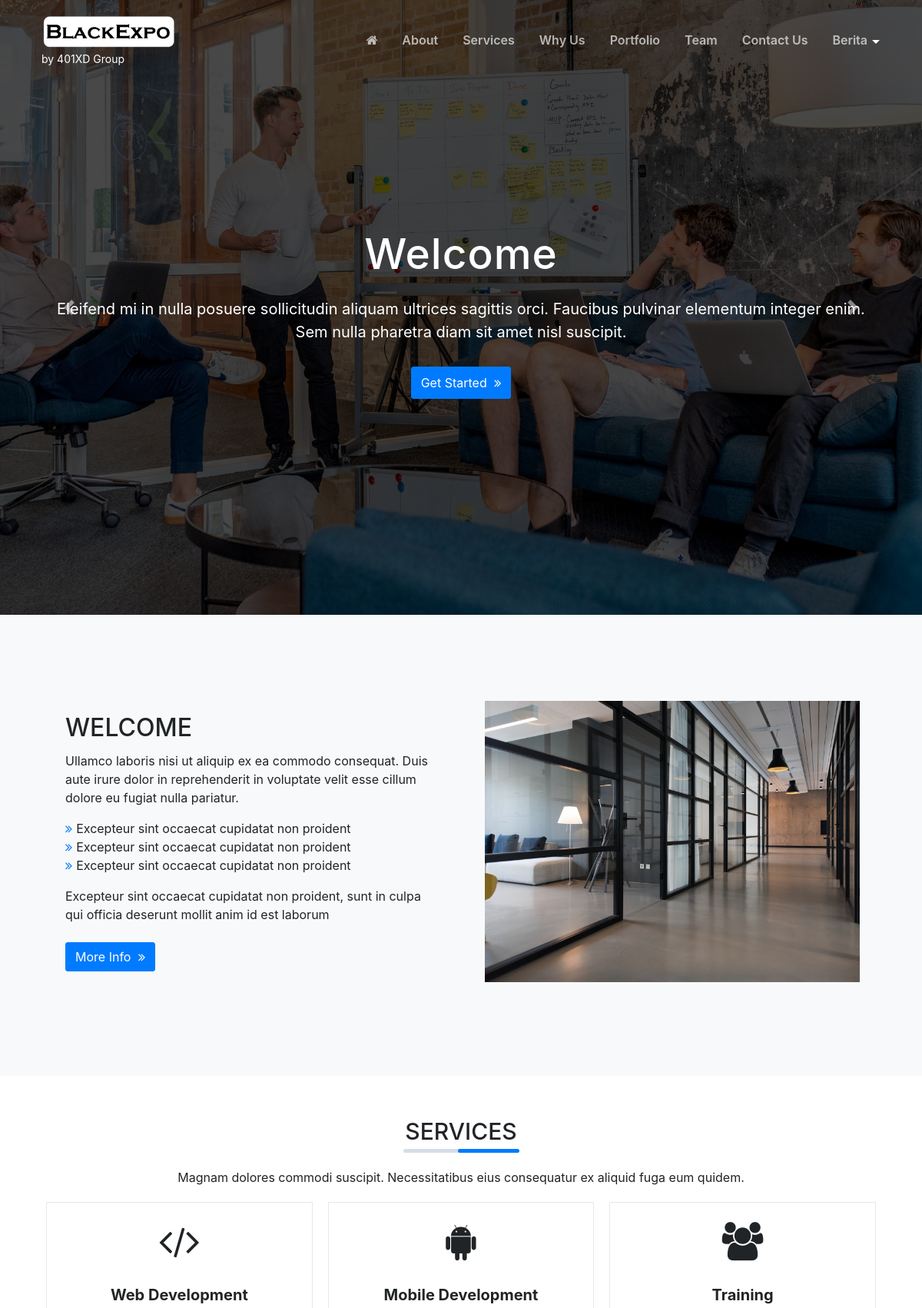
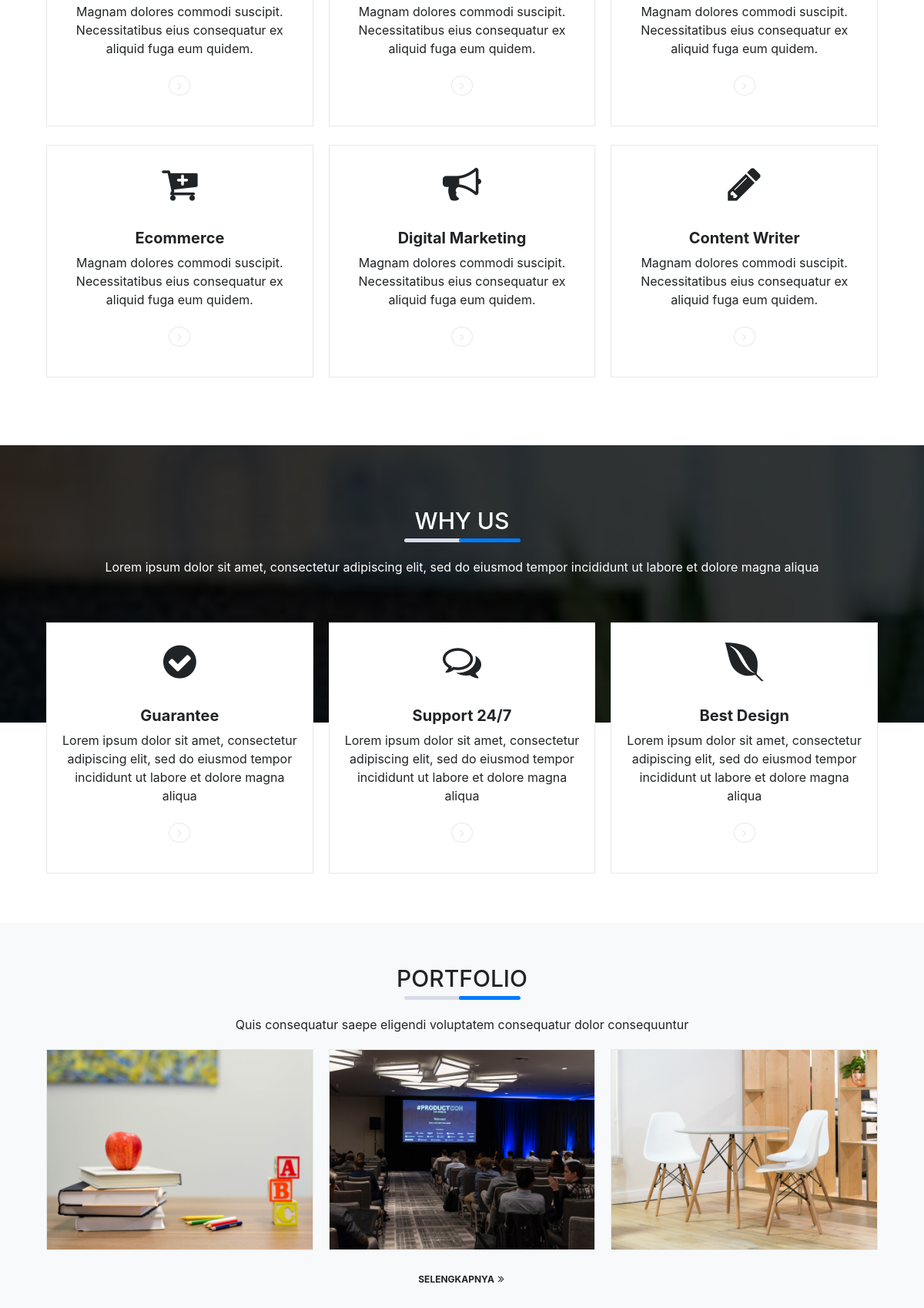
The page / (upper part) on the database its author committed (2 pictures, top to bottom).
### tables this page shows
CREATE TABLE `logo` (
  `id_logo` int(11) NOT NULL,
  `gambar` varchar(100) NOT NULL
);

CREATE TABLE `tbl_novapage` (
  `id` int(11) NOT NULL,
  `key` varchar(255) DEFAULT NULL,
  `value` text DEFAULT NULL
);

CREATE TABLE `tbl_novapage_portfolio` (
  `id_portfolio` int(11) NOT NULL,
  `nama_project` varchar(255) DEFAULT NULL,
  `nama_client` varchar(100) DEFAULT NULL,
  `url` text DEFAULT NULL,
  `deskripsi` text DEFAULT NULL,
  `image` varchar(255) DEFAULT NULL
);

### application/views/novapage/partials/header.php (shortened to what the rows shown need)
<?php
$class_menu_landingpage = 'scroll';
$CI = & get_instance();
if(  $CI->uri->segment(1)=='main' OR $CI->uri->segment(1)=='') {
	$class_menu_landingpage = 'landingpage';
}
?>
<nav class="main-menu-container navbar navbar-dark fixed-top  py-2 py-lg-3 <?php echo $class_menu_landingpage;?>" >
	<div class="container ml-5 pl-4 ml-lg-auto pl-lg-auto">
		<?php
			$base_path = FCPATH;
			$id_website = $this->model_utama->view('identitas')->row_array();
			$logo_website = $this->model_utama->view('logo')->row_array();
		?>
		<a class="navbar-brand float-left" href="<?php echo base_url();?>">
			<?php
				if ( $logo_website['gambar'] !== '' &&  file_exists( $base_path ."asset/logo/".$logo_website['gambar'] ) ){
					$img_src = base_url() ."asset/logo/".$logo_website['gambar'] ;
					?>
						<div class="logo-header">
							<img  src="<?php echo $img_src ;?>" alt="<?php echo $id_website['nama_website']; ?>">
						</div>
					<?php
				} else {
					?>
					<?php echo $id_website['nama_website']; ?>
					<?php
				}
			?>
			<?php
			if( isset($tagline['header']) && isset($tagline['text'])) {
				if(!empty($tagline['text'] && $tagline['header'] ==  '1') ){
					?>
					<div class="tagline-header"><?php echo $tagline['text'];?></div>
					<?php
				}
			}?>
		</a>
	</div>
</nav>

### application/views/novapage/front-page.php (shortened to what the rows shown need)
<?php
$get_sections    = $this->model_utama->view_where('tbl_novapage',array('key' => 'sections_order'))->row_array();
if(isset($get_sections['value'])){
	if(!empty($get_sections['value'])){
		$sections = json_decode($get_sections['value'],true);
	}
}
foreach($sections as $item) {
	$file_section = VIEWPATH .'novapage/sections/' . $item . '.php';
	if( file_exists($file_section)) {
        ?>
        <?php
            include $file_section;
        ?>
        <?php
    }
}
?>

### application/views/novapage/sections/section_about.php (shortened to what the rows shown need)
<?php
$get_section_about    = $this->model_utama->view_where('tbl_novapage',array('key' => 'section_about'))->row_array();
if(isset($get_section_about['value'])){
	if(!empty($get_section_about['value'])){
		$section_about = json_decode($get_section_about['value'],true);
	}
}
?>
<div id="<?php echo $item ;?>" class="section section-about">
<?php
    $skema_warna = 'default';
    switch ($section_about['skema_warna']) {
        case 'light':
            $skema_warna = 'light';
            break;
    }
?>
    <div class="section-container py-5 <?php echo $skema_warna;?>">
        <div class="container">
            <div class="card my-5">
                <div class="card-body card-about-body">
                    <div class="row">
                        <div class="col-md-6 item-about">
                            <div class="cardh-100">
                                <div class="card-body">
                                    <?php if( !empty($section_about['judul'])) { ?>
                                    <h2 class="card-header">
                                        <?php echo strtoupper($section_about['judul']);?>
                                    </h2>
                                    <?php } ?>
                                    <?php if( !empty($section_about['deskripsi'])) { ?>
                                    <div class="description mb-4">
                                        <?php echo $section_about['deskripsi'];?>
                                    </div>
                                    <?php } ?>
                                    <div class="button-link">
                                        <?php
                                            $url_about = '#';
                                            if( $section_about['tipe_link'] =='halaman') {
                                                $url_about = base_url('halaman/detail/'.$section_about['link_halaman']);
                                            } else {
                                                $url_about = $section_about['link_url'];
                                            }
                                        ?>
                                        <a href="<?php echo $url_about;?>" class="btn btn-theme btn-read-more">
                                            <?php echo (empty(trim($section_about['link_label'])) ? 'Selengkapnya' : $section_about['link_label']);?>
                                        </a>
                                    </div>
                                </div>
                            </div>
                        </div>
                        <div class="col-md-6 item-about">
                            <div class="card h-100  p-3">
                                <img src="asset/img_novapage/images/<?php echo $section_about['gambar'];?>" style="width:100%;" />
                            </div>
                        </div>
                    </div>
                </div>
            </div>
        </div>
    </div>
</div>

### application/views/novapage/sections/section_services.php (shortened to what the rows shown need)
<?php
$get_section_services    = $this->model_utama->view_where('tbl_novapage',array('key' => 'section_services'))->row_array();
if(isset($get_section_services['value'])){
	if(!empty($get_section_services['value'])){
		$section_services = json_decode($get_section_services['value'],true);
	}
}
?>
<div id="<?php echo $item ;?>" class="section section-services"
<?php
    $skema_warna = 'default';
    switch ($section_services['skema_warna']) {
            ?>
            <?php
        default:
            $skema_warna = 'default';
            break;
    }
?> >
    <div class="section-container <?php echo $skema_warna;?>">
        <div class="container">
            <div class="card py-4">
                <?php if( !empty($section_services['judul'])) { ?>
                    <h2 class="card-header section-title">
                        <?php echo strtoupper($section_services['judul']);?>
                    </h2>
                <?php } ?>
                <?php if( !empty($section_services['deskripsi'])) { ?>
                    <div class="section-description">
                        <?php echo $section_services['deskripsi'];?>
                    </div>
                <?php } ?>
                <div class="card-body">
                    <div class="row justify-content-center">
                        <?php if(!empty($section_services['item'])) { ?>
                            <?php foreach($section_services['item'] as $item) { ?>
                                <div class="col-lg-4 mb-4 col-py-10">
                                    <div class="card card-border h-100 icon-grid grid-slide-up">
                                        <h1 class="text-center icon-header">
                                            <i class="<?php echo $item['icon'];?>"></i>
                                        </h1>
                                        <?php
                                            $url_link = '#';
                                        ?>
                                        <div class="card-body text-center icon-body">
                                            <a href="<?php echo $url_link;?>">
                                                <h5 class="icon-title"><?php echo $item['judul'];?></h5>
                                            </a>
                                            <div class="text mb-4">
                                                <?php echo $item['deskripsi'];?>
                                            </div>
                                            <div class="button-link">
                                                <a href="<?php echo $url_link;?>">
                                                    <i class="fa fa-angle-right" aria-hidden="true"></i>
                                                </a>
                                            </div>
                                        </div>
                                    </div>
                                </div>
                            <?php } ?>
                        <?php } ?>
                    </div>
                </div>
            </div>
        </div>
    </div>
</div>

### application/views/novapage/sections/section_feature.php (shortened to what the rows shown need)
<?php
$get_section_feature    = $this->model_utama->view_where('tbl_novapage',array('key' => 'section_feature'))->row_array();
if(isset($get_section_feature['value'])){
	if(!empty($get_section_feature['value'])){
		$section_feature = json_decode($get_section_feature['value'],true);
	}
}
?>
<div id="<?php echo $item ;?>" class="section section-feature">
    <div class="section-container">
        <div class="section-background"
            <?php
                $skema_warna = 'default';
                switch ($section_feature['skema_warna']) {
                    case 'image':
                        $skema_warna = 'bg-image';
                        ?>
                        style="background:url('<?php echo base_url('asset/img_novapage/images/'.$section_feature['background']);?>');
                            background-attachment: fixed;
                            background-size:cover;
                            background-repeat:no-repeat"
                        <?php
                        break;
                }
            ?>
        >
            <div class="section-header <?php echo $skema_warna;?>">
                <div class="container">
                    <div class="card">
                        <div class="card-body">
                            <?php if( !empty($section_feature['judul'])) { ?>
                            <h2 class="card-header section-title">
                                <?php echo strtoupper($section_feature['judul']);?>
                            </h2>
                            <?php } ?>
                            <?php if( !empty($section_feature['deskripsi'])) { ?>
                            <div class="section-description">
                                <?php echo $section_feature['deskripsi'];?>
                            </div>
                            <?php } ?>
                        </div>
                    </div>
                </div>
            </div>
        </div>
        <div class="section-body">
            <div class="container">
                <div class="card">
                    <div class="card-body">
                        <div class="row justify-content-center">
                            <?php if(!empty($section_feature['item'])) { ?>
                                <?php foreach($section_feature['item'] as $item) { ?>
                                    <div class="col-lg-4 mb-4 col-py-10">
                                        <div class="card card-border h-100 icon-grid  grid-slide-up">
                                            <h1 class="text-center icon-header">
                                                <i class="<?php echo $item['icon'];?>"></i>
                                            </h1>
                                            <?php
                                                $url_link = '#';
                                            ?>
                                            <div class="card-body icon-body text-center">
                                                <a href="<?php echo $url_link;?>">
                                                    <h5 class="icon-title"><?php echo $item['judul'];?></h5>
                                                </a>
                                                <div class="text mb-4">
                                                    <?php echo $item['deskripsi'];?>
                                                </div>
                                                <div class="button-link">
                                                    <a href="<?php echo $url_link;?>">
                                                        <i class="fa fa-angle-right" aria-hidden="true"></i>
                                                    </a>
                                                </div>
                                            </div>
                                        </div>
                                    </div>
                                <?php } ?>
                            <?php } ?>
                        </div>
                    </div>
                </div>
            </div>
        </div>
    </div>
</div>

### application/views/novapage/sections/section_portfolio.php (shortened to what the rows shown need)
<?php
$get_section_portfolio    = $this->model_utama->view_where('tbl_novapage',array('key' => 'section_portfolio'))->row_array();
if(isset($get_section_portfolio['value'])){
	if(!empty($get_section_portfolio['value'])){
		$section_portfolio = json_decode($get_section_portfolio['value'],true);
	}
}
if( isset($section_portfolio['jumlah'])) {
$get_portfolio = $this->db->query("
    SELECT
        portfolio.id_portfolio as id,
        portfolio.nama_project as nama,
        portfolio.nama_client as client,
        portfolio.deskripsi as deskripsi,
        portfolio.url as url,
        portfolio.image as image
    FROM
        tbl_novapage_portfolio portfolio
    ORDER BY portfolio.nama_project ASC
    LIMIT 0,".$section_portfolio['jumlah']
)->result_array();
}
?>
<div id="<?php echo $item ;?>" class="section section-porfolio">
<?php
    $skema_warna = 'default';
    switch ($section_portfolio['skema_warna']) {
        case 'light':
            $skema_warna = 'light';
            break;
    }
?>
    <div class="section-container <?php echo $skema_warna;?>">
        <div class="container">
            <div class="card py-4">
                <?php if( !empty($section_portfolio['judul'])) { ?>
                <h2 class="card-header section-title">
                    <?php echo strtoupper($section_portfolio['judul']);?>
                </h2>
                <?php } ?>
                <?php if( !empty($section_portfolio['deskripsi'])) { ?>
                <div class="section-description">
                    <?php echo $section_portfolio['deskripsi'];?>
                </div>
                <?php } ?>
                <div class="card-body">
                    <div class="row justify-content-center">
                        <?php if( !empty($get_portfolio)) {?>
                            <?php
                                switch ((int) $section_portfolio['layout']) {
                                    case 3:
                                        $layout = '4';
                                        break;
                                }
                            ?>
                            <?php foreach($get_portfolio as $item) {?>
                            <div class="mb-4 col-md-6 col-lg-<?php echo $layout;?>  col-py-10">
                                <div class="card card-border h-100 card-portfolio">
                                    <?php
                                    if ($item['image'] !==''){
                                        $img_src =base_url().'asset/img_novapage/portfolio/'.$item['image'];
                                    }
                                    ?>
                                    <img width="100%" src="<?php echo $img_src;?>" alt="<?php echo $item['nama'];?>">
                                </div>
                            </div>
                            <?php }?>
                                <div class="col-12 text-center">
                                    <a href="<?php echo base_url('portfolio');?>" class="read-more">
                                        <?php echo (empty(trim($section_portfolio['label_link'])) ? 'Selengkapnya' : $section_portfolio['label_link']);?>
                                    </a>
                                </div>
                        <?php }?>
                    </div>
                </div>
            </div>
        </div>
    </div>
</div>

### rows shown on the page
logo: gambar (picture)
tbl_novapage: value "by 401XD Group"
tbl_novapage: value "WELCOME", value "Ullamco laboris nisi ut aliquip ex ea commodo consequat. Duis aute irure dolor in reprehenderit in voluptate velit esse cillum dolore eu fugiat nulla pariatur. Excepteur sint occaecat cupidatat non proident Excepteur sint occaecat cupidatat non proident Excepteur sint occaecat cupidatat non proident Excepteur sint occaecat cupidatat non proident, sunt in culpa qui officia deserunt mollit anim id est laborum", value "More Info"
tbl_novapage: value "SERVICES", value "Magnam dolores commodi suscipit. Necessitatibus eius consequatur ex aliquid fuga eum quidem.", judul "Web Development", deskripsi "Magnam dolores commodi suscipit. Necessitatibus eius consequatur ex aliquid fuga eum quidem.", judul "Mobile Development", judul "Training", judul "Ecommerce", judul "Digital Marketing", judul "Content Writer"
tbl_novapage: value "WHY US", value "Lorem ipsum dolor sit amet, consectetur adipiscing elit, sed do eiusmod tempor incididunt ut labore et dolore magna aliqua", judul "Guarantee", deskripsi "Lorem ipsum dolor sit amet, consectetur adipiscing elit, sed do eiusmod tempor incididunt ut labore et dolore magna aliqua", judul "Support 24/7", judul "Best Design"
tbl_novapage: value "PORTFOLIO", value "Quis consequatur saepe eligendi voluptatem consequatur dolor consequuntur", shows "SELENGKAPNYA"
tbl_novapage_portfolio: image (picture)
tbl_novapage_portfolio: image (picture)
tbl_novapage_portfolio: image (picture)

### other values the page prints
$item['judul'] "Welcome"
strip_tags($item['deskripsi']) "Eleifend mi in nulla posuere sollicitudin aliquam ultrices sagittis orci. Faucibus pulvinar elementum integer enim. Sem nulla pharetra diam sit amet nisl suscipit."
$item['link_label'] "Get Started"
